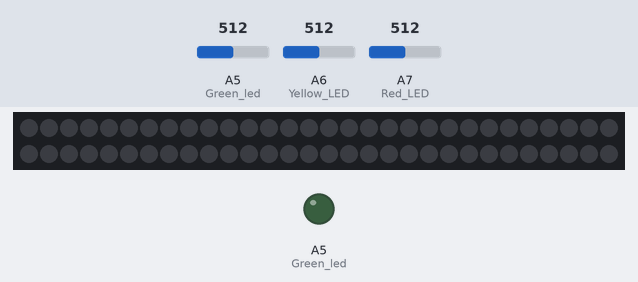
A sketch run on a simulated Arduino Nano, built with avr-gcc and run on an emulated ATmega328P. Parts: 60 RGB LEDs in strip order, left to right, continuing on the next row, output pins drawn as LEDs (lit = HIGH). The inputs (shaded band) are chosen by the test bench; at power-on: A6 (Yellow_LED) = 512, A5 (Green_led) = 512, A7 (Red_LED) = 512. Dim RGB values are drawn brighter than linear; what the sketch prints to the serial monitor is not drawn.

Above: at 1.2 s.
1.3 s: A6 (Yellow_LED) set to 493
At 2.2 s:
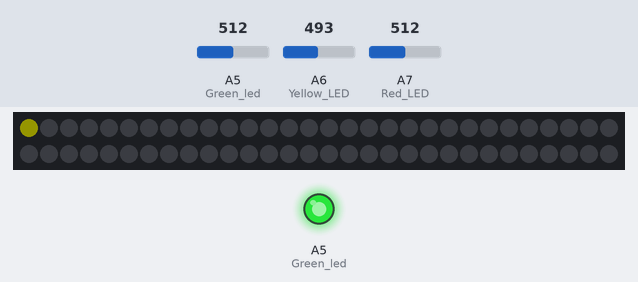
3.8 s: A5 (Green_led) set to 493
6.8 s: A7 (Red_LED) set to 504
At 7.7 s:
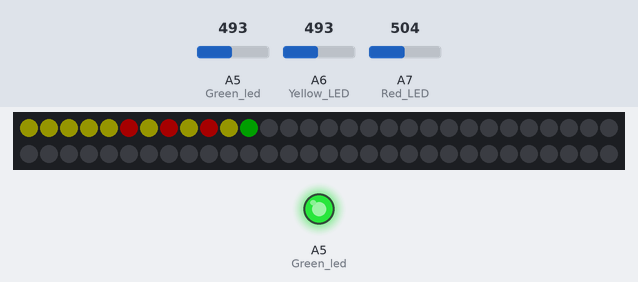
9.8 s: A5 (Green_led) set to 522
12.3 s: A7 (Red_LED) set to 522
At 13.7 s:
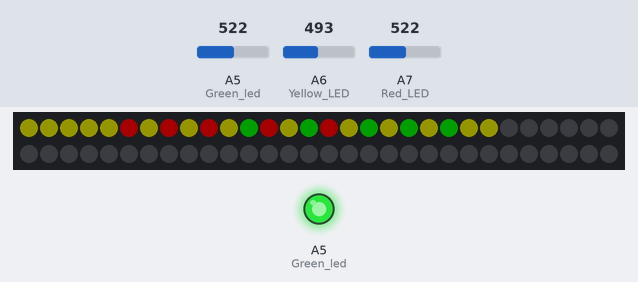
14.8 s: A6 (Yellow_LED) set to 522
At 16.2 s:
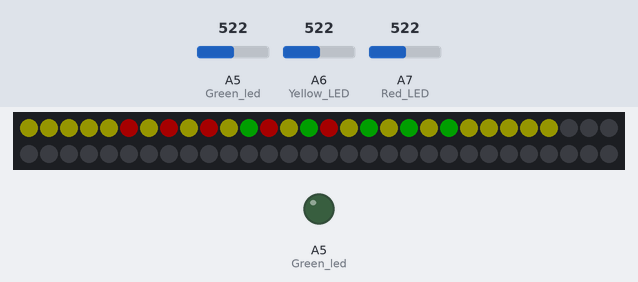
Timing chart, 0 to 17.8 s (numbered marks = the images above; inputs shaded):
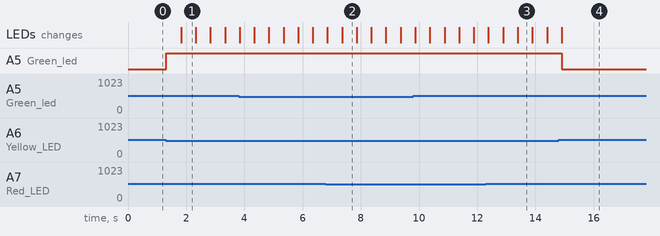

Measured:
- the behaviour switches between 512 and 511 on A6 (Yellow_LED) (found by bisection; images 0 and 1)
- the behaviour switches between 512 and 511 on A7 (Red_LED) (found by bisection; images 1 and 2)
- after the input at 1.3 s, A5 (Green_led): LOW → HIGH at once; the LEDs: change after 0.52 s (image 1)
- after the input at 6.8 s, the LEDs: first differ from a run without the input after 0.56 s (image 2)
- after the input at 14.8 s, A5 (Green_led): HIGH → LOW after 0.10 s

The sketch:

LEDstripTracksPushes.ino
```cpp
#include <Adafruit_NeoPixel.h>
int YELLOWcounter = 0;
int GREENcounter = 0;
int REDcounter = 0;
int stripIndex = 0;
Adafruit_NeoPixel strip = Adafruit_NeoPixel(60, 12, NEO_GRB + NEO_KHZ800);

void setColor(int* led, byte* color){
  for(int i = 0; i < 3; i++){
    analogWrite(led[i], 255 - color[i]);
  }
}

void setColor(int* led, const byte* color){
  byte tempByte[] = {color[0], color[1], color[2]};
  setColor(led, tempByte);
}
void setup()
{

  pinMode(21,OUTPUT);    // Red LED
  pinMode(20,OUTPUT);    // Yellow LED
  pinMode(19,OUTPUT);    // Green led

  Serial.begin(9600);

  strip.begin();
  strip.show();
  digitalWrite(21, LOW);
  digitalWrite(20, LOW);
  digitalWrite(19, LOW);

}


void loop()
{
  if(analogRead(A6) < 512) {
    digitalWrite(19, HIGH);
    delay(500);
    strip.setPixelColor(stripIndex,strip.Color( 20, 20, 0));
    strip.show();
    ++YELLOWcounter;
    ++stripIndex;
  }
  Serial.print("Yellow:  ");
  Serial.print(YELLOWcounter);

   if(analogRead(A7) < 512) {
     digitalWrite(21, HIGH);
     delay(500);
    strip.setPixelColor(stripIndex,strip.Color(0, 30, 0));
    strip.show();
    ++GREENcounter;
    ++stripIndex;
  }
    Serial.print("   Green:   ");
    Serial.print(GREENcounter);

 if(analogRead(A5) < 512) {
    digitalWrite(20, HIGH);
    delay(500);
    strip.setPixelColor(stripIndex,strip.Color( 40, 0, 0));
    strip.show();
    ++REDcounter;
    ++stripIndex;
  }
  Serial.print("   Red:   ");
  Serial.println(REDcounter);

  digitalWrite(21, LOW);
  digitalWrite(20, LOW);
  digitalWrite(19, LOW);

}
```
